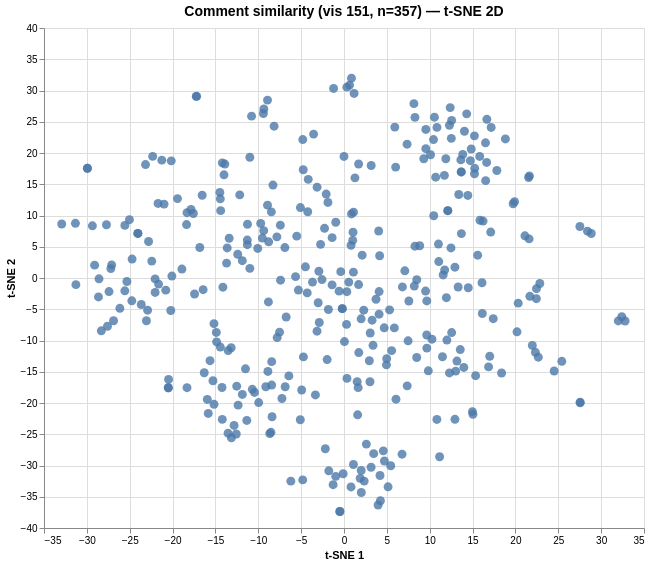

Describe this chart as a Vega-Lite specification.
### Vega specification from a JSON file in a GitHub repository (floating-point values rounded to 4 significant figures; data arrays with more than 128 entries replaced by an {"elided": "..."} marker saying what was removed)
{"$schema": "https://vega.github.io/schema/vega/v6.json", "data": [{"name": "param_1e9efca18e7a2868_store"}, {"name": "source_0", "values": {"elided": "357 records"}}, {"name": "source_0_x_domain_dim_1", "values": [{"min": -32.93, "max": 32.79}]}, {"name": "source_0_y_domain_dim_2", "values": [{"min": -37.36, "max": 31.97}]}], "signals": [{"name": "unit", "value": {}, "on": [{"events": "pointermove", "update": "isTuple(group()) ? group() : unit"}]}, {"name": "param_1e9efca18e7a2868", "update": "vlSelectionResolve(\"param_1e9efca18e7a2868_store\", \"union\")"}, {"name": "param_1e9efca18e7a2868_dim_1", "on": [{"events": [{"source": "view", "type": "dblclick"}], "update": "null"}, {"events": {"signal": "param_1e9efca18e7a2868_translate_delta"}, "update": "panLinear(param_1e9efca18e7a2868_translate_anchor.extent_x, -param_1e9efca18e7a2868_translate_delta.x / width)"}, {"events": {"signal": "param_1e9efca18e7a2868_zoom_delta"}, "update": "zoomLinear(domain(\"x\"), param_1e9efca18e7a2868_zoom_anchor.x, param_1e9efca18e7a2868_zoom_delta)"}]}, {"name": "param_1e9efca18e7a2868_dim_2", "on": [{"events": [{"source": "view", "type": "dblclick"}], "update": "null"}, {"events": {"signal": "param_1e9efca18e7a2868_translate_delta"}, "update": "panLinear(param_1e9efca18e7a2868_translate_anchor.extent_y, param_1e9efca18e7a2868_translate_delta.y / height)"}, {"events": {"signal": "param_1e9efca18e7a2868_zoom_delta"}, "update": "zoomLinear(domain(\"y\"), param_1e9efca18e7a2868_zoom_anchor.y, param_1e9efca18e7a2868_zoom_delta)"}]}, {"name": "param_1e9efca18e7a2868_tuple", "on": [{"events": [{"signal": "param_1e9efca18e7a2868_dim_1 || param_1e9efca18e7a2868_dim_2"}], "update": "param_1e9efca18e7a2868_dim_1 && param_1e9efca18e7a2868_dim_2 ? {unit: \"\", fields: param_1e9efca18e7a2868_tuple_fields, values: [param_1e9efca18e7a2868_dim_1,param_1e9efca18e7a2868_dim_2]} : null"}]}, {"name": "param_1e9efca18e7a2868_tuple_fields", "value": [{"field": "dim_1", "channel": "x", "type": "R"}, {"field": "dim_2", "channel": "y", "type": "R"}]}, {"name": "param_1e9efca18e7a2868_translate_anchor", "value": {}, "on": [{"events": [{"source": "scope", "type": "pointerdown"}], "update": "{x: x(unit), y: y(unit), extent_x: domain(\"x\"), extent_y: domain(\"y\")}"}]}, {"name": "param_1e9efca18e7a2868_translate_delta", "value": {}, "on": [{"events": [{"source": "window", "between": [{"source": "scope", "type": "pointerdown"}, {"source": "window", "type": "pointerup"}], "consume": true, "type": "pointermove"}], "update": "{x: param_1e9efca18e7a2868_translate_anchor.x - x(unit), y: param_1e9efca18e7a2868_translate_anchor.y - y(unit)}"}]}, {"name": "param_1e9efca18e7a2868_zoom_anchor", "on": [{"events": [{"source": "scope", "type": "wheel", "consume": true}], "update": "{x: invert(\"x\", x(unit)), y: invert(\"y\", y(unit))}"}]}, {"name": "param_1e9efca18e7a2868_zoom_delta", "on": [{"events": [{"source": "scope", "type": "wheel", "consume": true}], "update": "pow(1.001, event.deltaY * pow(16, event.deltaMode))", "force": true}]}, {"name": "param_1e9efca18e7a2868_modify", "on": [{"events": {"signal": "param_1e9efca18e7a2868_tuple"}, "update": "modify(\"param_1e9efca18e7a2868_store\", param_1e9efca18e7a2868_tuple, true)"}]}], "marks": [{"type": "symbol", "name": "marks", "from": {"data": "source_0"}, "encode": {"update": {"fill": {"value": "#4c78a8"}, "opacity": {"value": 0.8}, "x": {"field": "dim_1", "scale": "x"}, "size": {"value": 80}, "y": {"field": "dim_2", "scale": "y"}, "shape": {"value": "circle"}, "tooltip": {"signal": "{\"Comment #\": format(datum[\"index\"], \"\"), \"Comment\": isValid(datum[\"comment\"]) ? datum[\"comment\"] : \"\"+datum[\"comment\"]}"}}}, "style": ["circle"], "interactive": true, "clip": true}], "scales": [{"name": "x", "type": "linear", "domain": [{"signal": "(data(\"source_0_x_domain_dim_1\")[0] || {}).min"}, {"signal": "(data(\"source_0_x_domain_dim_1\")[0] || {}).max"}], "range": [0, {"signal": "width"}], "nice": true, "zero": true, "domainRaw": {"signal": "param_1e9efca18e7a2868[\"dim_1\"]"}}, {"name": "y", "type": "linear", "domain": [{"signal": "(data(\"source_0_y_domain_dim_2\")[0] || {}).min"}, {"signal": "(data(\"source_0_y_domain_dim_2\")[0] || {}).max"}], "range": [{"signal": "height"}, 0], "nice": true, "domainRaw": {"signal": "param_1e9efca18e7a2868[\"dim_2\"]"}, "zero": true}], "axes": [{"scale": "x", "zindex": 0, "labels": false, "tickCount": {"signal": "ceil(width/40)"}, "domain": false, "orient": "bottom", "maxExtent": 0, "grid": true, "gridScale": "y", "minExtent": 0, "aria": false, "ticks": false}, {"scale": "y", "orient": "left", "tickCount": {"signal": "ceil(height/40)"}, "minExtent": 0, "ticks": false, "labels": false, "maxExtent": 0, "zindex": 0, "gridScale": "x", "domain": false, "aria": false, "grid": true}, {"scale": "x", "orient": "bottom", "grid": false, "title": "t-SNE 1", "labelFlush": true, "zindex": 0, "tickCount": {"signal": "ceil(width/40)"}, "labelOverlap": true}, {"scale": "y", "tickCount": {"signal": "ceil(height/40)"}, "orient": "left", "zindex": 0, "title": "t-SNE 2", "labelOverlap": true, "grid": false}], "title": {"text": "Comment similarity (vis 151, n=357) — t-SNE 2D", "frame": "group", "fontSize": 14}, "height": 500, "padding": 5, "style": "cell", "width": 600, "background": "white"}
